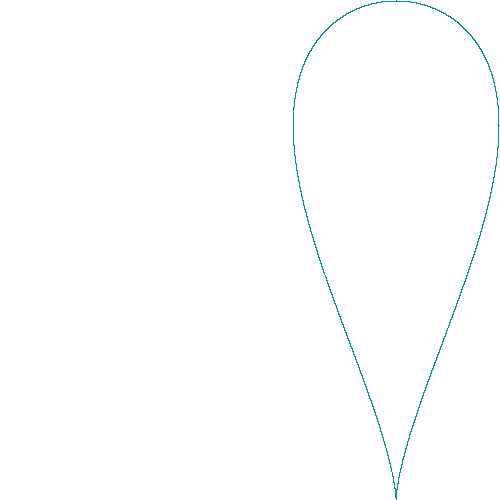

Python code for this plot:
from graph import graph,graph_parametric
from math import pi, cos, sin

def f_x(t):
    return 2*sin(t) - sin(2*t)

def f_y(t):
    return -10*cos(t)

img = graph_parametric(f_x,f_y,0,2*pi,
        step_size=0.0001,
        color=(0,151,144,255),
        img_type="RGBA",
        bg_color=(0,0,0,0))
img.save("test.png")
